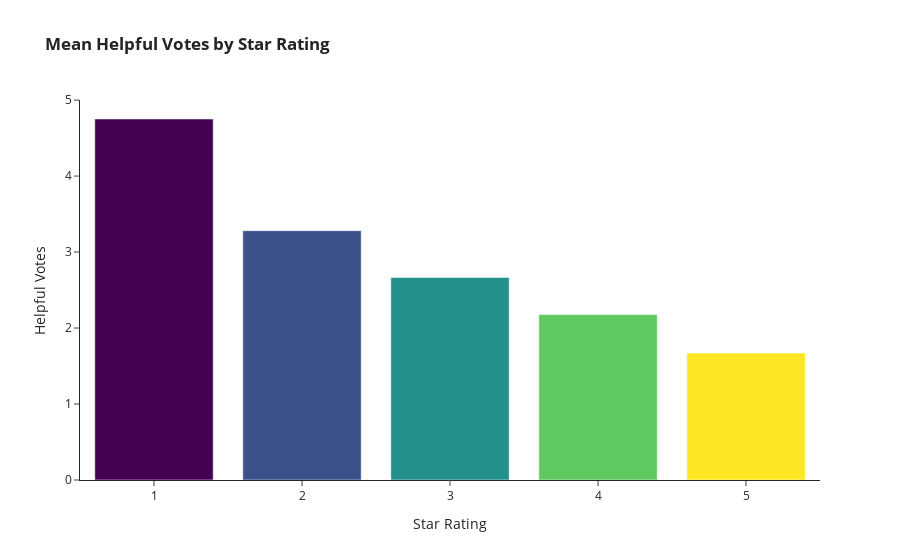

This figure's notebook cell:
### Code cell
mean_helpful_votes_by_star_ratings_df = pd.DataFrame(games.groupby('star_rating')['helpful_votes'].mean()).reset_index()

helpful_votes_by_star_rating_mean_fig = px.bar(
    mean_helpful_votes_by_star_ratings_df,
    x='star_rating',
    y='helpful_votes',
    color='star_rating',
    labels = {
        'Sentiment_target': 'Sentiment Target',
        'helpful_votes':'Helpful Votes',
        'star_rating':'Star Rating'
    },
    title = '<b>Mean Helpful Votes by Star Rating</b>',
    template='simple_white',
)

helpful_votes_by_star_rating_mean_fig.update_traces(marker_coloraxis=None)

helpful_votes_by_star_rating_mean_fig.show()

helpful_votes_by_star_rating_mean_fig.write_image("helpful_votes_by_star_rating_mean_fig.jpeg")

### Figure 1 — Plotly figure (JSON) as saved in the notebook; plotly's stock layout.template omitted (floating-point values rounded to 4 significant figures)
{"data": [{"alignmentgroup": "True", "hovertemplate": "Star Rating=%{marker.color}<br>Helpful Votes=%{y}<extra></extra>", "legendgroup": "", "marker": {"color": [1, 2, 3, 4, 5]}, "name": "", "offsetgroup": "", "orientation": "v", "showlegend": false, "textposition": "auto", "type": "bar", "x": [1, 2, 3, 4, 5], "xaxis": "x", "y": [4.751, 3.281, 2.666, 2.177, 1.671], "yaxis": "y"}], "layout": {"barmode": "relative", "coloraxis": {"colorbar": {"title": {"text": "Star Rating"}}, "colorscale": [[0, "#440154"], [0.1111, "#482878"], [0.2222, "#3e4989"], [0.3333, "#31688e"], [0.4444, "#26828e"], [0.5556, "#1f9e89"], [0.6667, "#35b779"], [0.7778, "#6ece58"], [0.8889, "#b5de2b"], [1, "#fde725"]]}, "legend": {"tracegroupgap": 0}, "title": {"text": "<b>Mean Helpful Votes by Star Rating</b>"}, "xaxis": {"anchor": "y", "domain": [0, 1], "title": {"text": "Star Rating"}}, "yaxis": {"anchor": "x", "domain": [0, 1], "title": {"text": "Helpful Votes"}}}}
